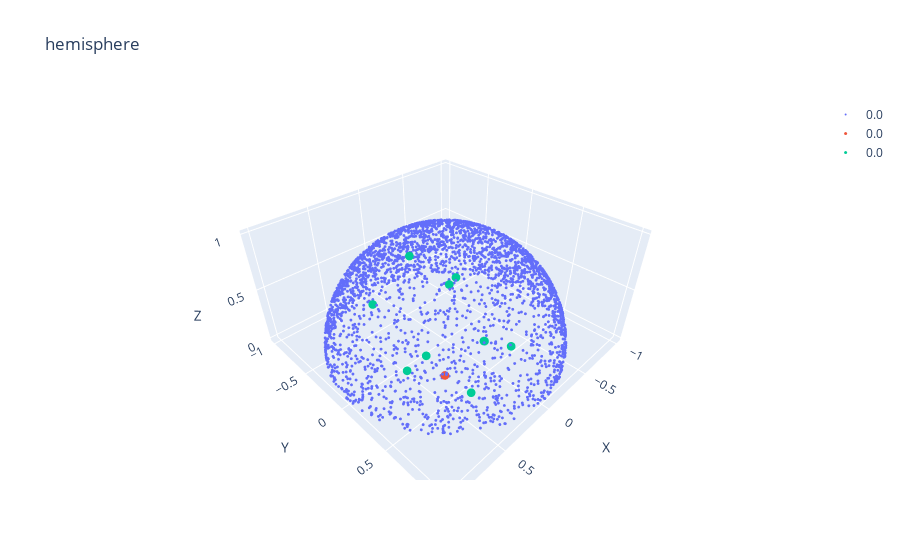
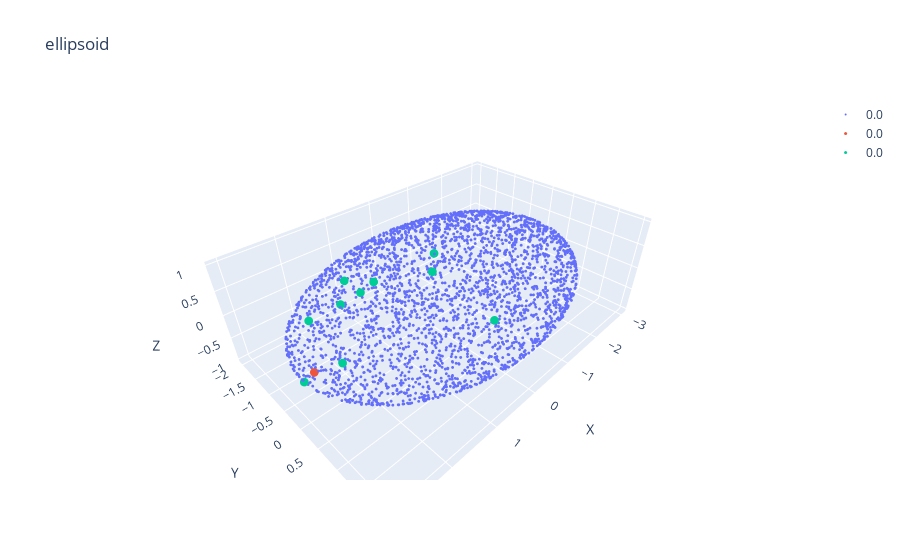
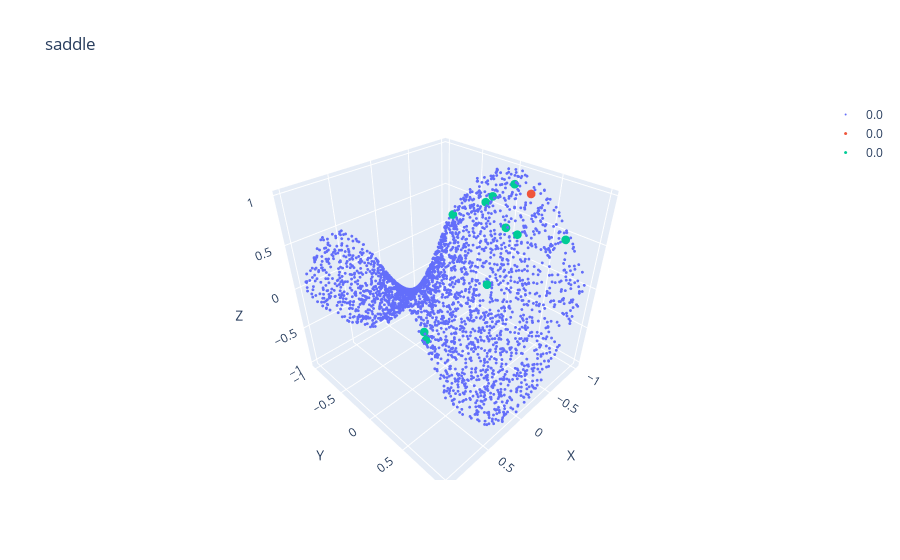
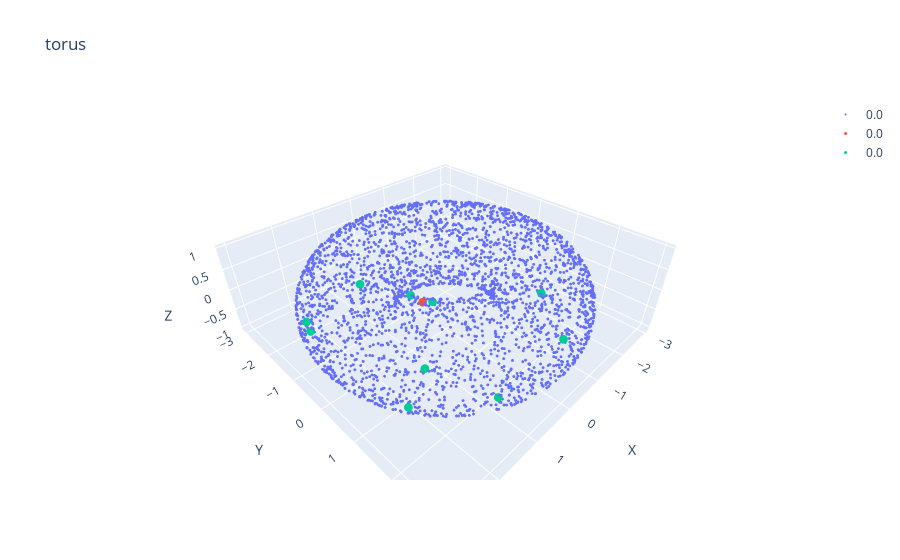

Here is the notebook cell these charts were saved with, in order:
### Code cell
data_dict = {}
for data_name in data_names:
    data = np.load(f"{data_path}/{data_name}{file_extn}")
    points = data['X']
    if data_name != 'saddle':
        scores = points[:, 0] + points[:, 1] + 2*points[:, 2]
        sorted_indices = np.argsort(scores)[::-1]
        num_front_points = int(len(points) * 0.2)
    else:
        scores = -0.5*points[:, 0] + 0.5*points[:, 1] + points[:, 2]
        sorted_indices = np.argsort(scores)[::-1]
        num_front_points = int(len(points) * 0.3)
    front_indices = sorted_indices[:num_front_points]
    np.random.seed(3243)
    start_idx = np.random.choice(front_indices, 1, replace=False)
    n_points = 10
    end_idx = np.random.choice(front_indices, n_points, replace=False)
    start_points = points[start_idx]
    start_points = np.tile(start_points, (n_points,1))
    end_points = points[end_idx]

    data_dict[data_name] = dict(
        X=points,
        X_ground_truth=points,
        start_points=start_points,
        end_points=end_points
    )

    fig = scatter(points)
    fig = scatter(start_points, fig=fig, s=3)
    fig = scatter(end_points, fig=fig, s=3, title=data_name)
    fig.show()

### Figure 1 — Plotly figure (JSON) as saved in the notebook; plotly's stock layout.template omitted (floating-point values rounded to 4 significant figures; data arrays with more than 128 entries replaced by an {"elided": "..."} marker saying what was removed)
{"data": [{"marker": {"color": 0, "colorscale": [[0, "#440154"], [0.1111, "#482878"], [0.2222, "#3e4989"], [0.3333, "#31688e"], [0.4444, "#26828e"], [0.5556, "#1f9e89"], [0.6667, "#35b779"], [0.7778, "#6ece58"], [0.8889, "#b5de2b"], [1, "#fde725"]], "opacity": 1, "size": 1}, "mode": "markers", "name": "0.0", "type": "scatter3d", "x": {"elided": "3056 float values"}, "y": {"elided": "3056 float values"}, "z": {"elided": "3056 float values"}}, {"marker": {"color": 0, "opacity": 1, "size": 3}, "mode": "markers", "name": "0.0", "type": "scatter3d", "x": [0.6314, 0.6314, 0.6314, 0.6314, 0.6314, 0.6314, 0.6314, 0.6314, 0.6314, 0.6314], "y": [0.6262, 0.6262, 0.6262, 0.6262, 0.6262, 0.6262, 0.6262, 0.6262, 0.6262, 0.6262], "z": [0.4573, 0.4573, 0.4573, 0.4573, 0.4573, 0.4573, 0.4573, 0.4573, 0.4573, 0.4573]}, {"marker": {"color": 0, "opacity": 1, "size": 3}, "mode": "markers", "name": "0.0", "type": "scatter3d", "x": [0.6662, 0.7785, 0.5374, 0.1978, 0.3178, 0.6926, 0.35, 0.3467, 0.2502, 0.3305], "y": [0.4907, 0.4259, 0.773, 0.812, 0.3525, -0.009462, 0.7012, 0.7039, 0.3488, -0.02806], "z": [0.5616, 0.4609, 0.337, 0.5491, 0.8802, 0.7213, 0.6211, 0.62, 0.9032, 0.9434]}], "layout": {"scene": {"xaxis": {"title": {"text": "X"}}, "yaxis": {"title": {"text": "Y"}}, "zaxis": {"title": {"text": "Z"}}}, "showlegend": true, "title": {"text": "hemisphere"}}}

### Figure 2 — Plotly figure (JSON) as saved in the notebook; plotly's stock layout.template omitted (floating-point values rounded to 4 significant figures; data arrays with more than 128 entries replaced by an {"elided": "..."} marker saying what was removed)
{"data": [{"marker": {"color": 0, "colorscale": [[0, "#440154"], [0.1111, "#482878"], [0.2222, "#3e4989"], [0.3333, "#31688e"], [0.4444, "#26828e"], [0.5556, "#1f9e89"], [0.6667, "#35b779"], [0.7778, "#6ece58"], [0.8889, "#b5de2b"], [1, "#fde725"]], "opacity": 1, "size": 1}, "mode": "markers", "name": "0.0", "type": "scatter3d", "x": {"elided": "3000 float values"}, "y": {"elided": "3000 float values"}, "z": {"elided": "3000 float values"}}, {"marker": {"color": 0, "opacity": 1, "size": 3}, "mode": "markers", "name": "0.0", "type": "scatter3d", "x": [2.901, 2.901, 2.901, 2.901, 2.901, 2.901, 2.901, 2.901, 2.901, 2.901], "y": [0.3118, 0.3118, 0.3118, 0.3118, 0.3118, 0.3118, 0.3118, 0.3118, 0.3118, 0.3118], "z": [0.2021, 0.2021, 0.2021, 0.2021, 0.2021, 0.2021, 0.2021, 0.2021, 0.2021, 0.2021]}, {"marker": {"color": 0, "opacity": 1, "size": 3}, "mode": "markers", "name": "0.0", "type": "scatter3d", "x": [0.3918, 0.7424, 2.085, 0.5968, 2.517, 1.727, 2.609, 2.981, 1.497, 1.765], "y": [0.1206, 0.4486, -0.1235, 1.612, -0.3651, -0.5336, 0.6133, 0.08011, -0.06645, -0.05039], "z": [0.9896, 0.9426, 0.7163, 0.5574, 0.5128, 0.773, 0.3865, -0.1038, 0.866, 0.8082]}], "layout": {"scene": {"xaxis": {"title": {"text": "X"}}, "yaxis": {"title": {"text": "Y"}}, "zaxis": {"title": {"text": "Z"}}}, "showlegend": true, "title": {"text": "ellipsoid"}}}

### Figure 3 — Plotly figure (JSON) as saved in the notebook; plotly's stock layout.template omitted (floating-point values rounded to 4 significant figures; data arrays with more than 128 entries replaced by an {"elided": "..."} marker saying what was removed)
{"data": [{"marker": {"color": 0, "colorscale": [[0, "#440154"], [0.1111, "#482878"], [0.2222, "#3e4989"], [0.3333, "#31688e"], [0.4444, "#26828e"], [0.5556, "#1f9e89"], [0.6667, "#35b779"], [0.7778, "#6ece58"], [0.8889, "#b5de2b"], [1, "#fde725"]], "opacity": 1, "size": 1}, "mode": "markers", "name": "0.0", "type": "scatter3d", "x": {"elided": "3000 float values"}, "y": {"elided": "3000 float values"}, "z": {"elided": "3000 float values"}}, {"marker": {"color": 0, "opacity": 1, "size": 3}, "mode": "markers", "name": "0.0", "type": "scatter3d", "x": [-0.9335, -0.9335, -0.9335, -0.9335, -0.9335, -0.9335, -0.9335, -0.9335, -0.9335, -0.9335], "y": [0.2538, 0.2538, 0.2538, 0.2538, 0.2538, 0.2538, 0.2538, 0.2538, 0.2538, 0.2538], "z": [0.807, 0.807, 0.807, 0.807, 0.807, 0.807, 0.807, 0.807, 0.807, 0.807]}, {"marker": {"color": 0, "opacity": 1, "size": 3}, "mode": "markers", "name": "0.0", "type": "scatter3d", "x": [0.9161, -0.709, -0.9649, -0.7265, -0.3194, -0.9406, -0.9245, 0.8674, -0.8412, -0.8096], "y": [0.7066, 0.1502, 0.6912, 0.2852, 0.2666, -0.8191, 0.05166, 0.6353, -0.1499, -0.2134], "z": [0.34, 0.4801, 0.4534, 0.4465, 0.03091, 0.2137, 0.8519, 0.3488, 0.6851, 0.6099]}], "layout": {"scene": {"xaxis": {"title": {"text": "X"}}, "yaxis": {"title": {"text": "Y"}}, "zaxis": {"title": {"text": "Z"}}}, "showlegend": true, "title": {"text": "saddle"}}}

### Figure 4 — Plotly figure (JSON) as saved in the notebook; plotly's stock layout.template omitted (floating-point values rounded to 4 significant figures; data arrays with more than 128 entries replaced by an {"elided": "..."} marker saying what was removed)
{"data": [{"marker": {"color": 0, "colorscale": [[0, "#440154"], [0.1111, "#482878"], [0.2222, "#3e4989"], [0.3333, "#31688e"], [0.4444, "#26828e"], [0.5556, "#1f9e89"], [0.6667, "#35b779"], [0.7778, "#6ece58"], [0.8889, "#b5de2b"], [1, "#fde725"]], "opacity": 1, "size": 1}, "mode": "markers", "name": "0.0", "type": "scatter3d", "x": {"elided": "3000 float values"}, "y": {"elided": "3000 float values"}, "z": {"elided": "3000 float values"}}, {"marker": {"color": 0, "opacity": 1, "size": 3}, "mode": "markers", "name": "0.0", "type": "scatter3d", "x": [1.487, 1.487, 1.487, 1.487, 1.487, 1.487, 1.487, 1.487, 1.487, 1.487], "y": [0.9473, 0.9473, 0.9473, 0.9473, 0.9473, 0.9473, 0.9473, 0.9473, 0.9473, 0.9473], "z": [0.9715, 0.9715, 0.9715, 0.9715, 0.9715, 0.9715, 0.9715, 0.9715, 0.9715, 0.9715]}, {"marker": {"color": 0, "opacity": 1, "size": 3}, "mode": "markers", "name": "0.0", "type": "scatter3d", "x": [0.9728, 2.48, -0.1031, 0.1196, 1.422, 2.837, 2.22, 2.898, 1.928, 1.451], "y": [0.6344, 1.637, 2.196, 2.864, 0.568, -0.6034, 1.774, -0.3902, -0.1803, 2.625], "z": [0.5446, -0.2377, 0.9802, 0.4985, 0.8833, 0.4343, 0.5396, 0.3826, 0.998, -0.03754]}], "layout": {"scene": {"xaxis": {"title": {"text": "X"}}, "yaxis": {"title": {"text": "Y"}}, "zaxis": {"title": {"text": "Z"}}}, "showlegend": true, "title": {"text": "torus"}}}
